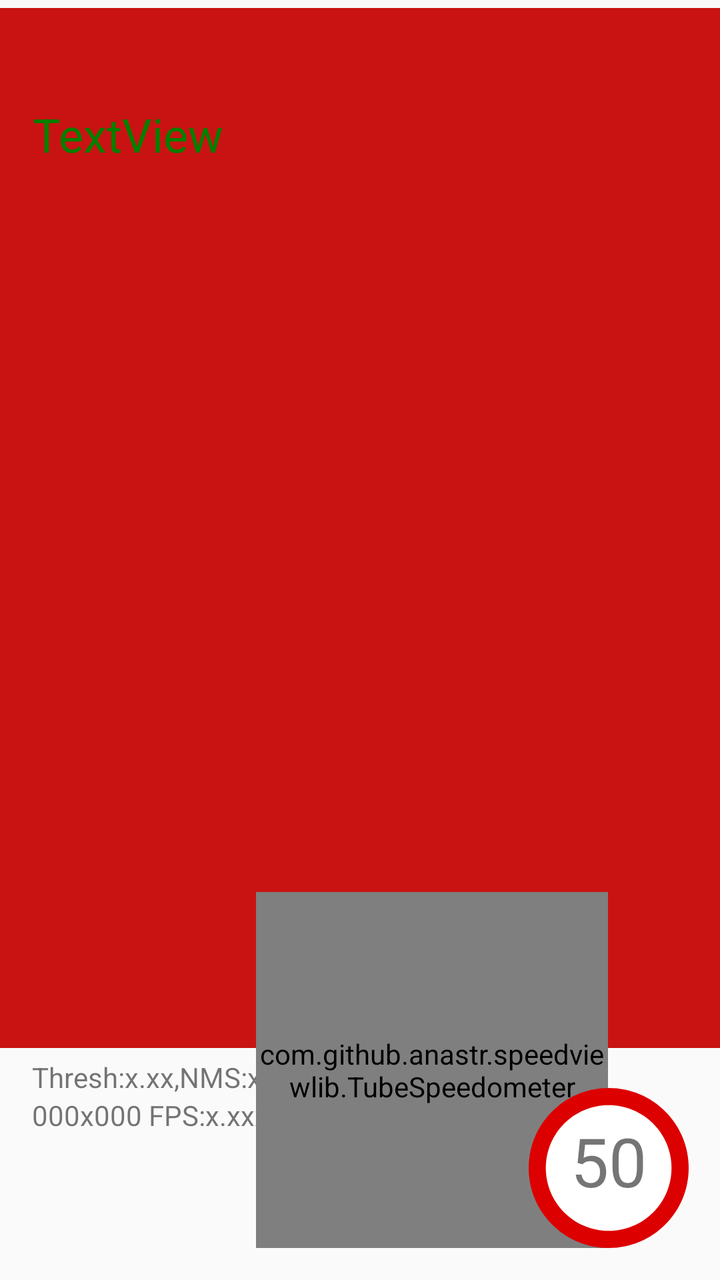
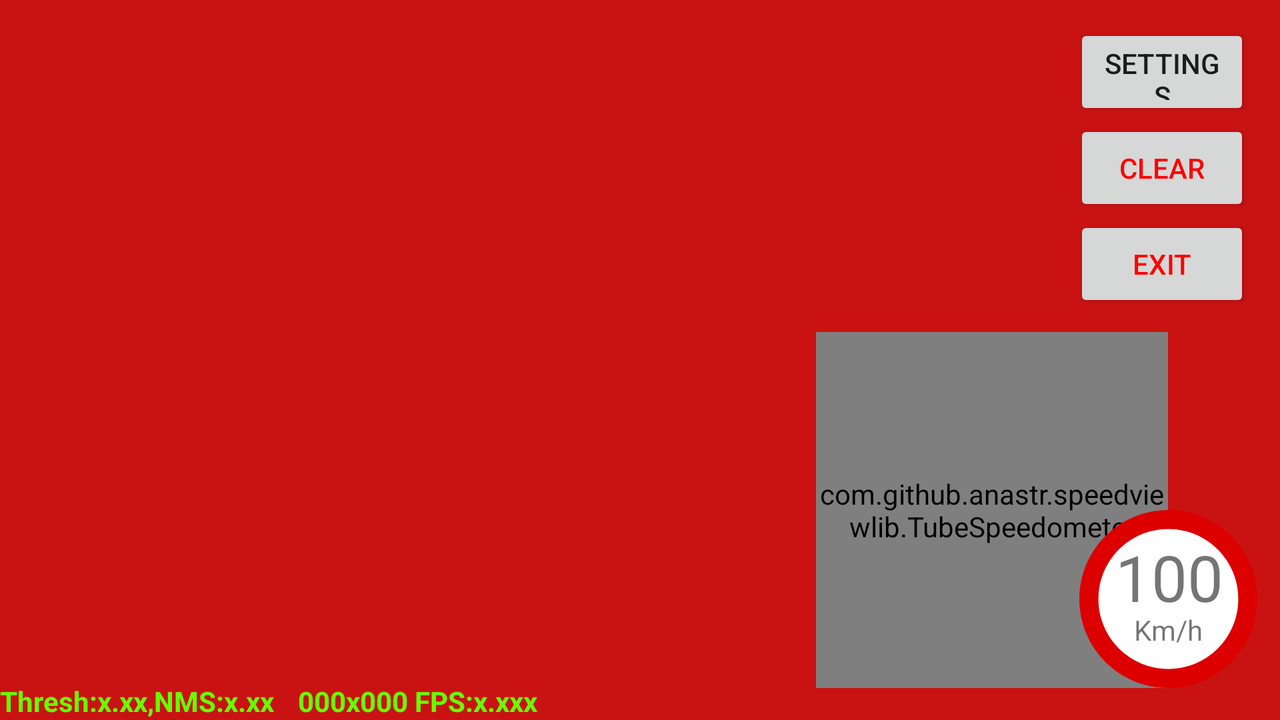

Two renders of one Android screen. The first uses the default layout on a phone; the second uses the alternative layout the repository ships for a different screen configuration, on a matching device. The two XML files are below.
<!-- AndroidManifest.xml: application theme AppTheme -->
<!-- res/layout/activity_main.xml -->
<?xml version="1.0" encoding="utf-8"?>
<androidx.constraintlayout.widget.ConstraintLayout xmlns:android="http://schemas.android.com/apk/res/android"
    xmlns:app="http://schemas.android.com/apk/res-auto"
    xmlns:tools="http://schemas.android.com/tools"
    android:layout_width="match_parent"
    android:layout_height="match_parent"
    tools:context=".MainActivity">

    <ImageView
        android:id="@+id/imageView"
        android:layout_width="0dp"
        android:layout_height="520dp"
        android:layout_marginTop="4dp"
        android:background="@color/colorBack"
        android:src="@color/colorPrimary"
        app:layout_constraintEnd_toEndOf="parent"
        app:layout_constraintHorizontal_bias="0.0"
        app:layout_constraintStart_toStartOf="parent"
        app:layout_constraintTop_toTopOf="parent"
        app:srcCompat="@android:color/background_light" />

    <TextView
        android:id="@+id/valTxtView"
        android:layout_width="wrap_content"
        android:layout_height="wrap_content"

        android:layout_marginTop="5dp"
        android:text="Thresh:x.xx,NMS:x.xx"
        app:layout_constraintStart_toStartOf="@+id/tv_info"
        app:layout_constraintTop_toBottomOf="@+id/imageView" />

    <TextView
        android:id="@+id/tv_info"
        android:layout_width="wrap_content"
        android:layout_height="wrap_content"
        android:layout_marginStart="16dp"
        android:layout_marginTop="0dp"
        android:text="000x000 FPS:x.xxx"
        app:layout_constraintStart_toStartOf="parent"
        app:layout_constraintTop_toBottomOf="@+id/valTxtView" />

    <TextView
        android:id="@+id/objectView"
        android:layout_width="wrap_content"
        android:layout_height="wrap_content"
        android:text="TextView"
        android:textColor="	#008000"
        android:textSize="70px"
        app:layout_constraintBottom_toBottomOf="parent"
        app:layout_constraintEnd_toEndOf="parent"
        app:layout_constraintHorizontal_bias="0.062"
        app:layout_constraintStart_toStartOf="parent"
        app:layout_constraintTop_toTopOf="parent"
        app:layout_constraintVertical_bias="0.085" />

    <com.github.anastr.speedviewlib.TubeSpeedometer
        android:id="@+id/speedView"
        android:layout_width="176dp"
        android:layout_height="178dp"
        android:layout_marginEnd="56dp"
        android:layout_marginBottom="16dp"
        app:layout_constraintBottom_toBottomOf="parent"
        app:layout_constraintEnd_toEndOf="parent"
        app:sv_speedTextSize="48sp"
        app:sv_textRightToLeft="true"
        app:sv_unitUnderSpeedText="true"
        app:sv_withTremble="false" />

    <ImageView
        android:id="@+id/imageView3"
        android:layout_width="87dp"
        android:layout_height="80dp"
        android:layout_marginStart="-40dp"
        android:layout_marginEnd="16dp"
        app:layout_constraintBottom_toBottomOf="@+id/speedView"
        app:layout_constraintEnd_toEndOf="parent"
        app:layout_constraintStart_toEndOf="@+id/speedView"
        app:srcCompat="@drawable/ic_speed_circle" />

    <TextView
        android:id="@+id/tvSpeedLimit"
        android:layout_width="54dp"
        android:layout_height="53dp"
        android:text="50"
        android:textAlignment="center"
        android:textSize="34sp"
        app:layout_constraintBottom_toBottomOf="@+id/imageView3"
        app:layout_constraintEnd_toEndOf="@+id/imageView3"
        app:layout_constraintStart_toStartOf="@+id/imageView3"
        app:layout_constraintTop_toTopOf="@+id/imageView3" />

</androidx.constraintlayout.widget.ConstraintLayout>
<!-- resources referenced by this layout -->
<resources>
  <color name="colorBack">#535151</color>
  <color name="colorPrimary">#C91313</color>
  <!-- drawable ic_speed_circle (drawable) -->
  <vector xmlns:android="http://schemas.android.com/apk/res/android"
      android:width="560dp"
      android:height="560dp"
      android:viewportWidth="560"
      android:viewportHeight="560">
    <path
        android:pathData="M280,560C434.64,560 560,434.64 560,280C560,125.36 434.64,-0 280,-0C125.36,-0 0,125.36 0,280C0,434.64 125.36,560 280,560Z"
        android:fillColor="#DC0000"/>
    <path
        android:pathData="M280,500C401.503,500 500,401.503 500,280C500,158.497 401.503,60 280,60C158.497,60 60,158.497 60,280C60,401.503 158.497,500 280,500Z"
        android:fillColor="#ffffff"/>
  </vector>
  <style name="AppTheme" parent="Theme.AppCompat.Light.DarkActionBar">
          
          <item name="colorPrimary">@color/colorPrimary</item>
          <item name="colorPrimaryDark">@color/colorPrimaryDark</item>
          <item name="colorAccent">@color/colorAccent</item>
      </style>
  <color name="colorPrimaryDark">#F21D1D</color>
  <color name="colorAccent">#ce9195</color>
</resources>
<!-- res/layout-land/activity_main.xml (the repository's variant of the layout above) -->
<!-- drawn on the phone turned sideways -->
<?xml version="1.0" encoding="utf-8"?>
<androidx.constraintlayout.widget.ConstraintLayout xmlns:android="http://schemas.android.com/apk/res/android"
    xmlns:app="http://schemas.android.com/apk/res-auto"
    xmlns:tools="http://schemas.android.com/tools"
    android:layout_width="match_parent"
    android:layout_height="wrap_content"
    tools:context=".MainActivity">


    <ImageView
        android:id="@+id/imageView"
        android:layout_width="0dp"
        android:layout_height="520dp"
        android:background="@color/colorBack"
        android:src="@color/colorPrimary"
        app:layout_constraintBottom_toBottomOf="parent"
        app:layout_constraintEnd_toEndOf="parent"
        app:layout_constraintHorizontal_bias="1.0"
        app:layout_constraintStart_toStartOf="parent"
        app:layout_constraintTop_toTopOf="parent"
        app:srcCompat="@android:color/background_light"
        android:contentDescription="@string/camera_view" />

    <LinearLayout
        android:id="@+id/linearLayout"
        android:layout_width="wrap_content"
        android:layout_height="wrap_content"
        android:layout_marginStart="20dp"
        android:layout_marginTop="10dp"
        android:layout_marginBottom="20dp"
        android:paddingTop="20dp"
        android:paddingBottom="20dp"
        app:layout_constraintBottom_toBottomOf="parent"
        app:layout_constraintStart_toStartOf="parent"
        app:layout_constraintTop_toTopOf="parent">

        <androidx.recyclerview.widget.RecyclerView
            android:id="@+id/rv_detections"
            android:layout_width="match_parent"
            android:layout_height="match_parent"
            app:layout_constraintBottom_toTopOf="@+id/valTxtView" />

    </LinearLayout>


    <LinearLayout
        android:layout_width="wrap_content"
        android:layout_height="wrap_content"
        android:layout_marginTop="2dp"
        android:layout_marginEnd="10dp"
        android:orientation="vertical"
        android:padding="5dp"
        app:layout_constraintBottom_toTopOf="@+id/speedView"
        app:layout_constraintEnd_toEndOf="@+id/imageView"
        app:layout_constraintTop_toTopOf="parent">

        <Button
            android:id="@+id/btn_settings"
            android:layout_width="match_parent"
            android:layout_height="wrap_content"
            android:text="@string/settings" />

        <Button
            android:id="@+id/my_btn"
            android:layout_width="wrap_content"
            android:layout_height="wrap_content"
            android:text="@string/clear"
            android:textColor="#FF0000"
            tools:layout_editor_absoluteX="536dp"
            tools:layout_editor_absoluteY="93dp" />

        <Button
            android:id="@+id/exit_btn"
            android:layout_width="wrap_content"
            android:layout_height="wrap_content"
            android:text="@string/exit"
            android:textColor="#FF0000"
            tools:layout_editor_absoluteX="536dp"
            tools:layout_editor_absoluteY="156dp" />

    </LinearLayout>

    <com.github.anastr.speedviewlib.TubeSpeedometer
        android:id="@+id/speedView"
        android:layout_width="176dp"
        android:layout_height="178dp"
        android:layout_marginEnd="56dp"
        android:layout_marginBottom="16dp"
        app:layout_constraintBottom_toBottomOf="parent"
        app:layout_constraintEnd_toEndOf="parent"
        app:sv_speedTextSize="48sp"
        app:sv_textRightToLeft="true"
        app:sv_unitUnderSpeedText="true"
        app:sv_withTremble="false" />

    <ImageView
        android:id="@+id/imageView3"
        android:layout_width="93dp"
        android:layout_height="89dp"
        android:layout_marginStart="-40dp"
        android:layout_marginEnd="16dp"
        android:contentDescription="@string/speed_view"
        app:layout_constraintBottom_toBottomOf="@+id/speedView"
        app:layout_constraintEnd_toEndOf="parent"
        app:layout_constraintStart_toEndOf="@+id/speedView"
        app:srcCompat="@drawable/ic_speed_circle" />

    <TextView
        android:id="@+id/tvSpeedLimit"
        android:layout_width="54dp"
        android:layout_height="53dp"
        android:text="@string/_100"
        android:textAlignment="center"
        android:textSize="32sp"
        app:layout_constraintBottom_toBottomOf="@+id/imageView3"
        app:layout_constraintEnd_toEndOf="@+id/imageView3"
        app:layout_constraintHorizontal_bias="0.512"
        app:layout_constraintStart_toStartOf="@+id/imageView3"
        app:layout_constraintTop_toTopOf="@+id/imageView3"
        app:layout_constraintVertical_bias="0.333" />

    <TextView
        android:id="@+id/valTxtView"
        android:layout_width="wrap_content"
        android:layout_height="wrap_content"
        android:text="@string/thresh_x_xx_nms_x_xx"
        android:textColor="#66ff00"
        android:textStyle="bold"
        app:layout_constraintBottom_toBottomOf="parent"
        app:layout_constraintStart_toStartOf="parent" />

    <TextView
        android:id="@+id/tv_info"
        android:layout_width="wrap_content"
        android:layout_height="wrap_content"
        android:layout_marginStart="12dp"
        android:text="@string/_000x000_fps_x_xxx"
        android:textColor="#66ff00"
        android:textStyle="bold"
        app:layout_constraintBottom_toBottomOf="parent"
        app:layout_constraintStart_toEndOf="@+id/valTxtView" />

    <TextView
        android:id="@+id/tv_speedUnit"
        android:layout_width="wrap_content"
        android:layout_height="wrap_content"
        android:layout_marginTop="-15dp"
        android:text="@string/km_h"
        android:textSize="14sp"
        app:layout_constraintEnd_toEndOf="@+id/imageView3"
        app:layout_constraintStart_toStartOf="@+id/imageView3"
        app:layout_constraintTop_toBottomOf="@+id/tvSpeedLimit" />

</androidx.constraintlayout.widget.ConstraintLayout>
<!-- resources referenced by the variant -->
<!-- as the phone turned sideways resolves them -->
<resources>
  <color name="colorBack">#535151</color>
  <color name="colorPrimary">#C91313</color>
  <!-- drawable ic_speed_circle (drawable) -->
  <vector xmlns:android="http://schemas.android.com/apk/res/android"
      android:width="560dp"
      android:height="560dp"
      android:viewportWidth="560"
      android:viewportHeight="560">
    <path
        android:pathData="M280,560C434.64,560 560,434.64 560,280C560,125.36 434.64,-0 280,-0C125.36,-0 0,125.36 0,280C0,434.64 125.36,560 280,560Z"
        android:fillColor="#DC0000"/>
    <path
        android:pathData="M280,500C401.503,500 500,401.503 500,280C500,158.497 401.503,60 280,60C158.497,60 60,158.497 60,280C60,401.503 158.497,500 280,500Z"
        android:fillColor="#ffffff"/>
  </vector>
  <string name="_000x000_fps_x_xxx">000x000 FPS:x.xxx</string>
  <string name="_100">100</string>
  <string name="camera_view">Camera view</string>
  <string name="clear">Clear</string>
  <string name="exit">Exit</string>
  <string name="km_h">Km/h</string>
  <string name="settings">Settings</string>
  <string name="speed_view">Speed view</string>
  <string name="thresh_x_xx_nms_x_xx">Thresh:x.xx,NMS:x.xx</string>
  <style name="AppTheme" parent="Theme.AppCompat.Light.DarkActionBar">
          
          <item name="colorPrimary">@color/colorPrimary</item>
          <item name="colorPrimaryDark">@color/colorPrimaryDark</item>
          <item name="colorAccent">@color/colorAccent</item>
      </style>
  <color name="colorPrimaryDark">#F21D1D</color>
  <color name="colorAccent">#ce9195</color>
</resources>
